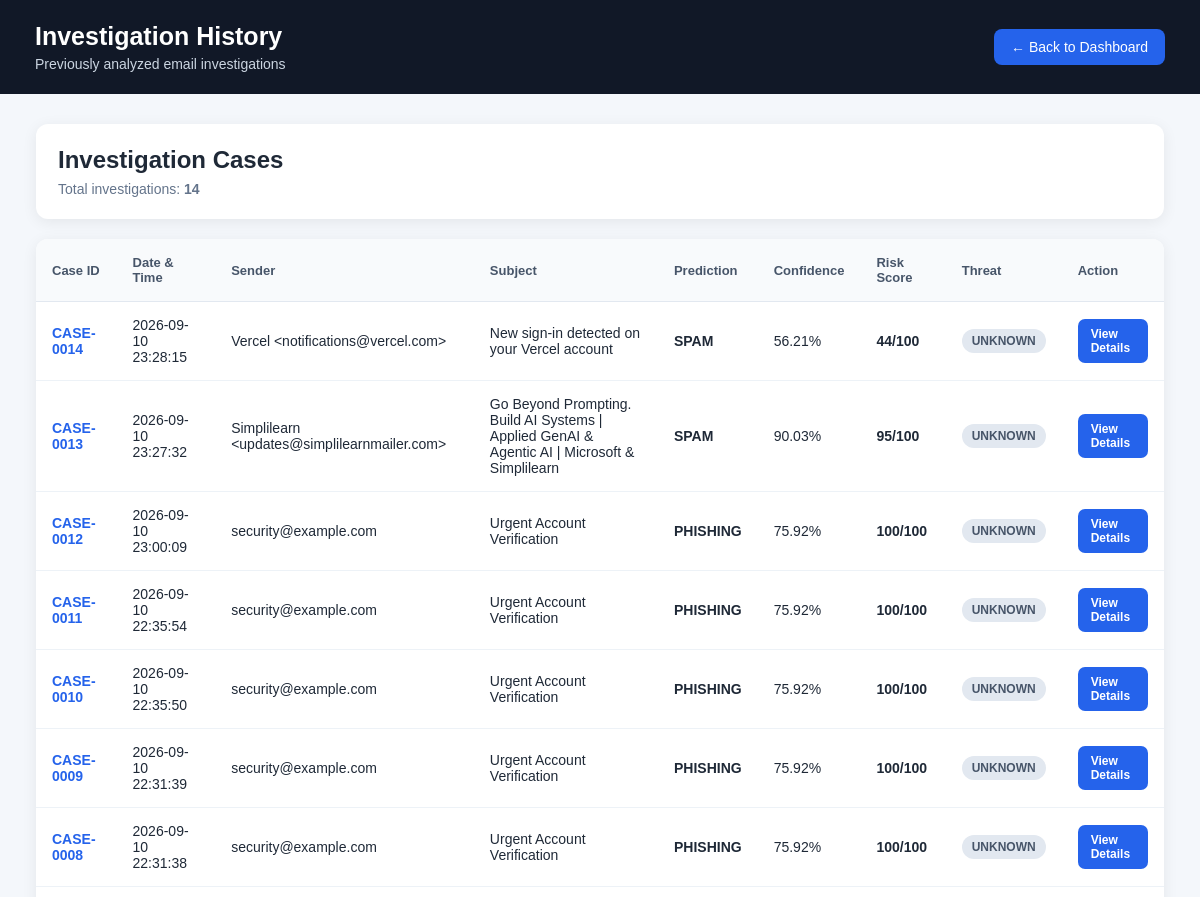
Before: /history (upper part) with the older database file.
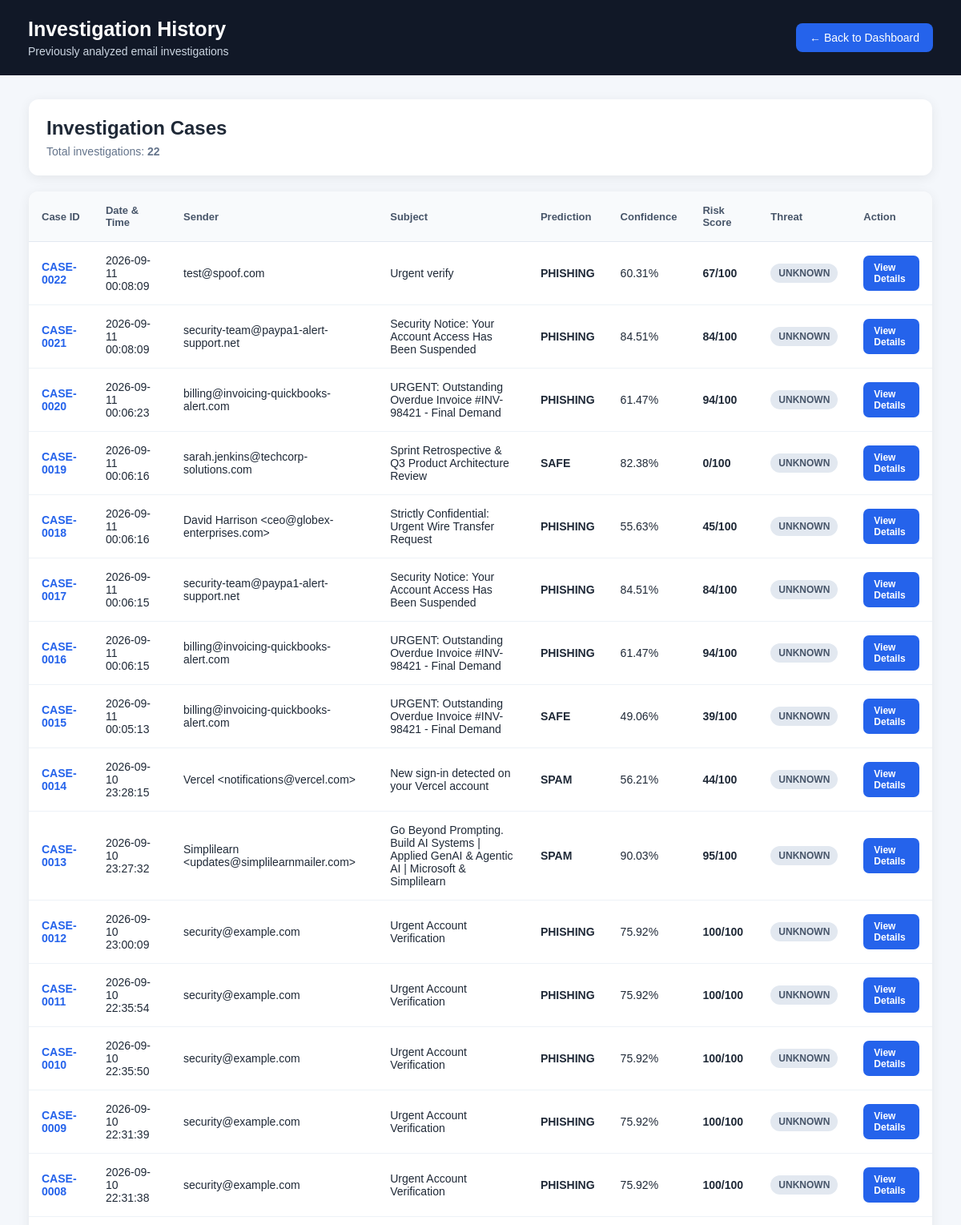
After: the same page with the newer database file.
### tables this page shows
CREATE TABLE investigations (

            id INTEGER PRIMARY KEY AUTOINCREMENT,

            case_id TEXT UNIQUE NOT NULL,

            timestamp TEXT NOT NULL,

            sender TEXT,

            receiver TEXT,

            subject TEXT,

            prediction TEXT,

            confidence REAL,

            risk_score INTEGER,

            threat_level TEXT,

            risk_reasons TEXT,

            forensic_data TEXT,

            ioc_data TEXT,

            attachment_data TEXT,

            timeline_data TEXT
        );

### app.py (the view)
@app.route("/history", methods=["GET"])
def investigation_history():
    try:
        investigations = get_all_investigations()
        return render_template("history.html", investigations=investigations)
    except Exception as e:
        return f"Unable to load investigation history: {e}", 500

### src/database.py (called while the page is built, shortened)
def get_connection():
    DATA_DIR.mkdir(parents=True, exist_ok=True)
    connection = sqlite3.connect(DATABASE_PATH)
    connection.row_factory = sqlite3.Row
    return connection

def initialize_database():
    connection = get_connection()
    cursor = connection.cursor()
    cursor.execute("""
        CREATE TABLE IF NOT EXISTS investigations (
            id INTEGER PRIMARY KEY AUTOINCREMENT,
            case_id TEXT UNIQUE NOT NULL,
            timestamp TEXT NOT NULL,
            sender TEXT,
            receiver TEXT,
            subject TEXT,
            prediction TEXT,
            confidence REAL,
            risk_score INTEGER,
            threat_level TEXT,
            risk_reasons TEXT,
            forensic_data TEXT,
            ioc_data TEXT,
            attachment_data TEXT,
            timeline_data TEXT
        )
    """)
    connection.commit()
    connection.close()
    return True

def get_all_investigations():
    initialize_database()
    connection = get_connection()
    cursor = connection.cursor()
    cursor.execute("""
        SELECT id, case_id, timestamp, sender, receiver, subject,
               prediction, confidence, risk_score, threat_level
        FROM investigations
        ORDER BY id DESC
    """)
    rows = cursor.fetchall()
    connection.close()
    return [dict(row) for row in rows]

### src/supabase_client.py (called while the page is built)
def get_supabase_credentials():
    url = os.environ.get("SUPABASE_URL", "").strip()
    key = os.environ.get("SUPABASE_KEY", "") or os.environ.get("SUPABASE_ANON_KEY", "").strip()
    return url, key

def is_supabase_configured():
    url, key = get_supabase_credentials()
    if not url or not key:
        return False
    if "your-project" in url or "supabase.co" not in url:
        return False
    return True

### templates/history.html (shortened to what this page needs)
<!DOCTYPE html>
<html lang="en">
<head>
</head>
<body>
    <header class="header">
        <div>
            <h1>
                Investigation History
            </h1>
            <p>
                Previously analyzed email investigations
            </p>
        </div>
        <a
            href="/"
            class="back-btn"
        >
            ← Back to Dashboard
        </a>
    </header>
    <main class="container">
        <section class="top-card">
            <h2>
                Investigation Cases
            </h2>
            <p>
                Total investigations:
                <strong>
                    {{ investigations|length }}
                </strong>
            </p>
        </section>
        {% if investigations %}
        <section class="table-wrapper">
            <table>
                <thead>
                    <tr>
                        <th>
                            Case ID
                        </th>
                        <th>
                            Date & Time
                        </th>
                        <th>
                            Sender
                        </th>
                        <th>
                            Subject
                        </th>
                        <th>
                            Prediction
                        </th>
                        <th>
                            Confidence
                        </th>
                        <th>
                            Risk Score
                        </th>
                        <th>
                            Threat
                        </th>
                        <th>
                            Action
                        </th>
                    </tr>
                </thead>
                <tbody>
                    {% for investigation in investigations %}
                    <tr>
                        <td>
                            <span class="case-id">
                                {{ investigation.case_id }}
                            </span>
                        </td>
                        <td>
                            {{ investigation.timestamp }}
                        </td>
                        <td>
                            {{ investigation.sender or "N/A" }}
                        </td>
                        <td>
                            {{ investigation.subject or "No Subject" }}
                        </td>
                        <td>
                            <span class="prediction">
                                {{ investigation.prediction or "UNKNOWN" }}
                            </span>
                        </td>
                        <td>
                            {{ "%.2f"|format(
                                investigation.confidence|float
                            ) }}%
                        </td>
                        <td>
                            <span class="risk-score">
                                {{ investigation.risk_score or 0 }}/100
                            </span>
                        </td>
                        <td>
                            {% set threat =
                                (investigation.threat_level or "UNKNOWN")
                                |lower
                            %}
                            {% if threat == "high" %}
                                <span class="badge high">
                                    HIGH
                                </span>
                            {% elif threat == "medium" %}
                                <span class="badge medium">
                                    MEDIUM
                                </span>
                            {% elif threat == "low" %}
                                <span class="badge low">
                                    LOW
                                </span>
                            {% else %}
                                <span class="badge unknown">
                                    UNKNOWN
                                </span>
                            {% endif %}
                        </td>
                        <td>
                            <a
                                href="{{ url_for(
                                    'investigation_details',
                                    case_id=investigation.case_id
                                ) }}"
                                class="view-btn"
                            >
                                View Details
                            </a>
                        </td>
                    </tr>
                    {% endfor %}
                </tbody>
            </table>
        </section>
        {% endif %}
    </main>
</body>
</html>

### templates/history.html (style rules this page uses)
* { box-sizing: border-box; margin: 0; padding: 0; }
body { font-family: Arial, Helvetica, sans-serif; background: #f4f7fb; color: #1f2937; }
.header { background: #111827; color: white; padding: 22px 35px; display: flex; justify-content: space-between; align-items: center; gap: 20px; }
.header h1 { font-size: 25px; }
.header p { margin-top: 5px; color: #cbd5e1; font-size: 14px; }
.back-btn { text-decoration: none; color: white; background: #2563eb; padding: 10px 17px; border-radius: 8px; font-size: 14px; }
.container { width: 94%; max-width: 1250px; margin: 30px auto; }
.top-card { background: white; border-radius: 12px; padding: 22px; box-shadow: 0 3px 15px rgba(0, 0, 0, 0.07); margin-bottom: 20px; }
.top-card h2 { margin-bottom: 7px; }
.top-card p { color: #64748b; font-size: 14px; }
.table-wrapper { background: white; border-radius: 12px; box-shadow: 0 3px 15px rgba(0, 0, 0, 0.07); overflow-x: auto; }
table { width: 100%; border-collapse: collapse; min-width: 850px; }
th { background: #f8fafc; color: #475569; text-align: left; font-size: 13px; padding: 16px; border-bottom: 1px solid #e2e8f0; }
td { padding: 15px 16px; border-bottom: 1px solid #edf2f7; font-size: 14px; }
.case-id { font-weight: bold; color: #2563eb; }
.badge { display: inline-block; padding: 5px 10px; border-radius: 20px; font-size: 12px; font-weight: bold; text-transform: uppercase; }
.unknown { background: #e2e8f0; color: #475569; }
.prediction { font-weight: 600; text-transform: uppercase; }
.risk-score { font-weight: bold; }
.view-btn { display: inline-block; text-decoration: none; background: #2563eb; color: white; padding: 8px 13px; border-radius: 7px; font-size: 12px; font-weight: bold; }

Changed rows visible on the page:
added investigations: case_id "CASE-0022", timestamp "2026-09-11 00:08:09", sender "test@spoof.com", subject "Urgent verify", prediction "PHISHING", confidence "60.31", risk_score "67", shows "UNKNOWN"
added investigations: case_id "CASE-0021", timestamp "2026-09-11 00:08:09", sender "security-team@paypa1-alert-support.net", subject "Security Notice: Your Account Access Has Been Suspended", prediction "PHISHING", confidence "84.51", risk_score "84", shows "UNKNOWN"
added investigations: case_id "CASE-0020", timestamp "2026-09-11 00:06:23", sender "billing@invoicing-quickbooks-alert.com", subject "URGENT: Outstanding Overdue Invoice #INV-98421 - Final Demand", prediction "PHISHING", confidence "61.47", risk_score "94", shows "UNKNOWN"
added investigations: case_id "CASE-0019", timestamp "2026-09-11 00:06:16", sender "sarah.jenkins@techcorp-solutions.com", subject "Sprint Retrospective & Q3 Product Architecture Review", prediction "SAFE", confidence "82.38", risk_score "0", shows "UNKNOWN"
added investigations: case_id "CASE-0018", timestamp "2026-09-11 00:06:16", sender "David Harrison <ceo@globex-enterprises.com>", subject "Strictly Confidential: Urgent Wire Transfer Request", prediction "PHISHING", confidence "55.63", risk_score "45", shows "UNKNOWN"
added investigations: case_id "CASE-0017", timestamp "2026-09-11 00:06:15", sender "security-team@paypa1-alert-support.net", subject "Security Notice: Your Account Access Has Been Suspended", prediction "PHISHING", confidence "84.51", risk_score "84", shows "UNKNOWN"
added investigations: case_id "CASE-0016", timestamp "2026-09-11 00:06:15", sender "billing@invoicing-quickbooks-alert.com", subject "URGENT: Outstanding Overdue Invoice #INV-98421 - Final Demand", prediction "PHISHING", confidence "61.47", risk_score "94", shows "UNKNOWN"
added investigations: case_id "CASE-0015", timestamp "2026-09-11 00:05:13", sender "billing@invoicing-quickbooks-alert.com", subject "URGENT: Outstanding Overdue Invoice #INV-98421 - Final Demand", prediction "SAFE", confidence "49.06", risk_score "39", shows "UNKNOWN"
Other visible differences:
{{ investigations|length }}: "14" → "22"
